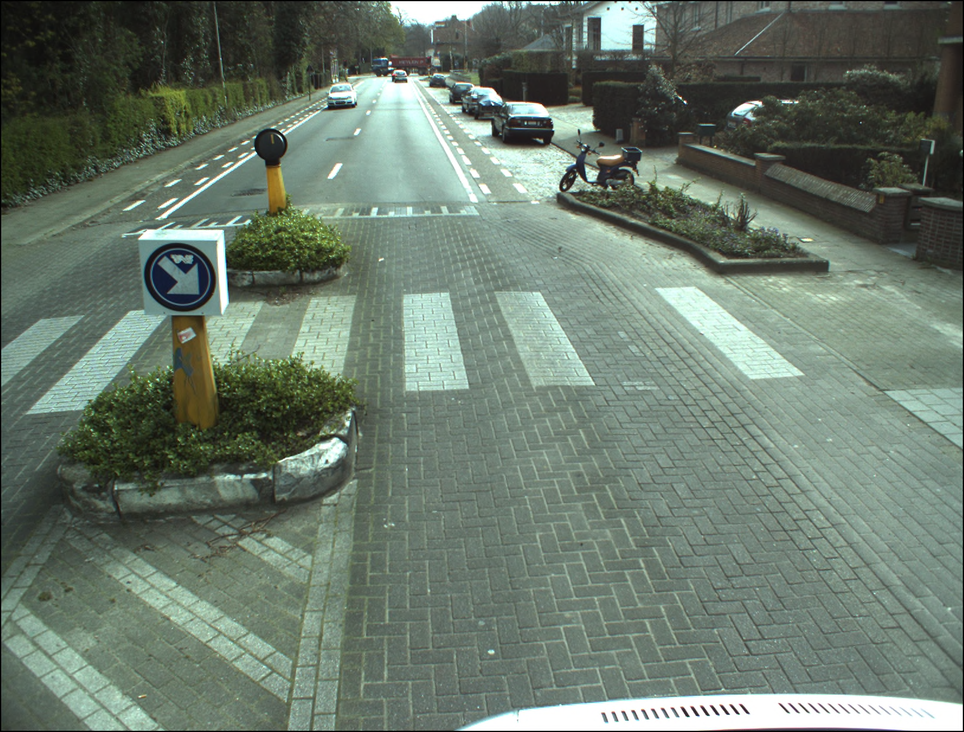
#> input picture 00/image.000351.jp2, 964 x 732 px, shrunk from 1628 x 1236 before the run
$ python -i contours.py   (imports and definitions only)
#> lines starting #> are read from the running program, lines starting #| are printed output that depends on the picture
#> further down, picture is the input picture: shape (732, 964, 3); mean B, G, R 108.1, 121.2, 106.5
import cv2
import imutils
import numpy as np

def edges(image) :

    gray = cv2.cvtColor(image, cv2.COLOR_BGR2GRAY)
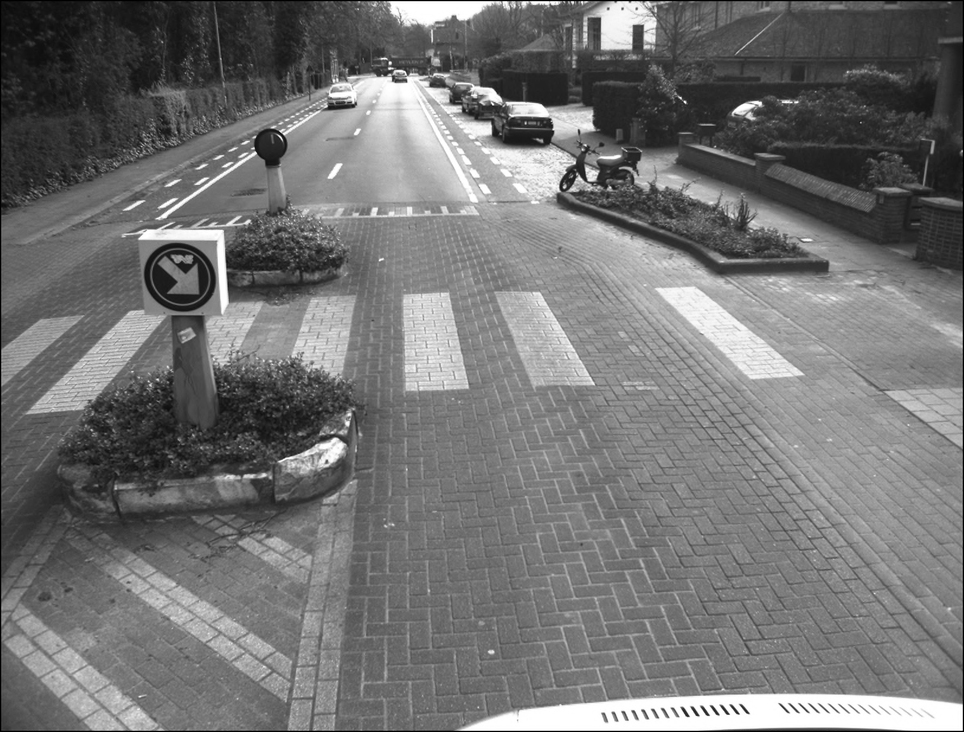
#> gray: shape (732, 964); min 0, max 255, mean 115.3
    bilateral_filtered_image = cv2.GaussianBlur(gray,(3,3),0)
    edge_detected_image = cv2.Canny(bilateral_filtered_image, 90, 170)
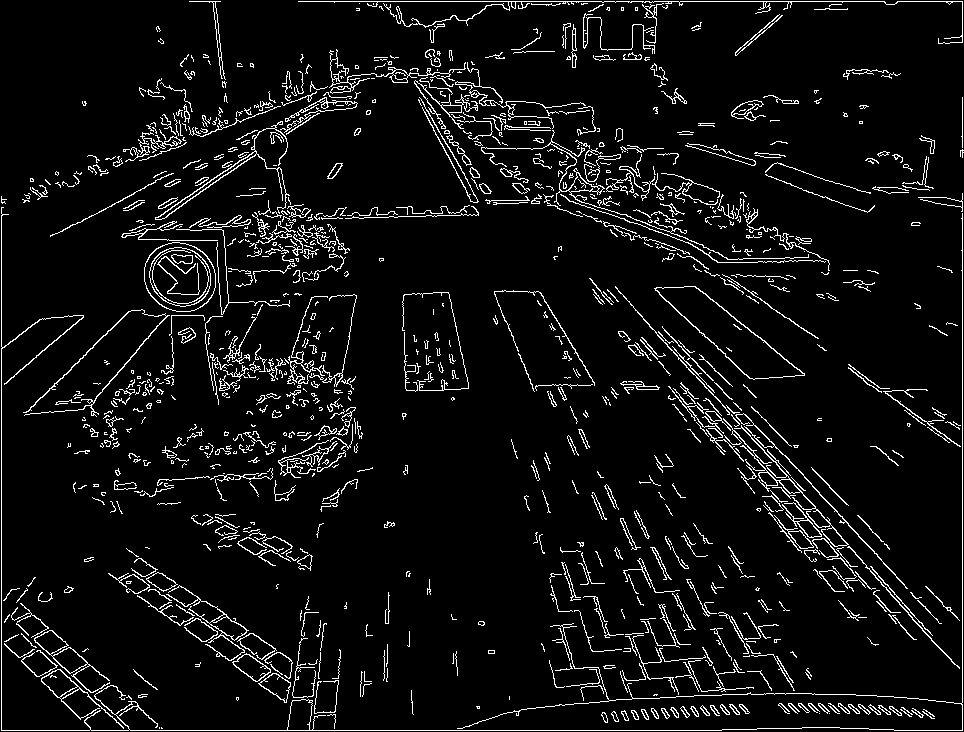
#> edge_detected_image: shape (732, 964); 6.3% white in thin lines or dots

    return edge_detected_image

#----------------------------------------------------------------------------------------------------------

def cont(image) :

    contours = cv2.findContours(image.copy(), cv2.RETR_TREE, cv2.CHAIN_APPROX_NONE)
    contours = imutils.grab_contours(contours)
    contours = sorted(contours, key=cv2.contourArea, reverse=True)[:20]

    return contours

def HSV(image) :

    hsv = cv2.cvtColor(image, cv2.COLOR_BGR2HSV)
    lower_sat = np.array([50, 50, 50]) # Minimum saturation and value thresholds
    upper_sat = np.array([255, 255, 255])
    mask = cv2.inRange(hsv, lower_sat, upper_sat)

    return mask

def parameters(contour) :

    length = cv2.arcLength(contour,True)
    approx = cv2.approxPolyDP(contour,0.01*length, True)
    # Check for regularity of sides
    area = cv2.contourArea(contour)
    perimeter = cv2.arcLength(contour, True)
    circularity = 4 * np.pi * area / perimeter ** 2

    return length, approx, area, perimeter, circularity

>>> import cv2
>>> picture = cv2.imread('00/image.000351.jp2')
>>> result = edges(picture)

$ run again, on 00/image.000707.jp2
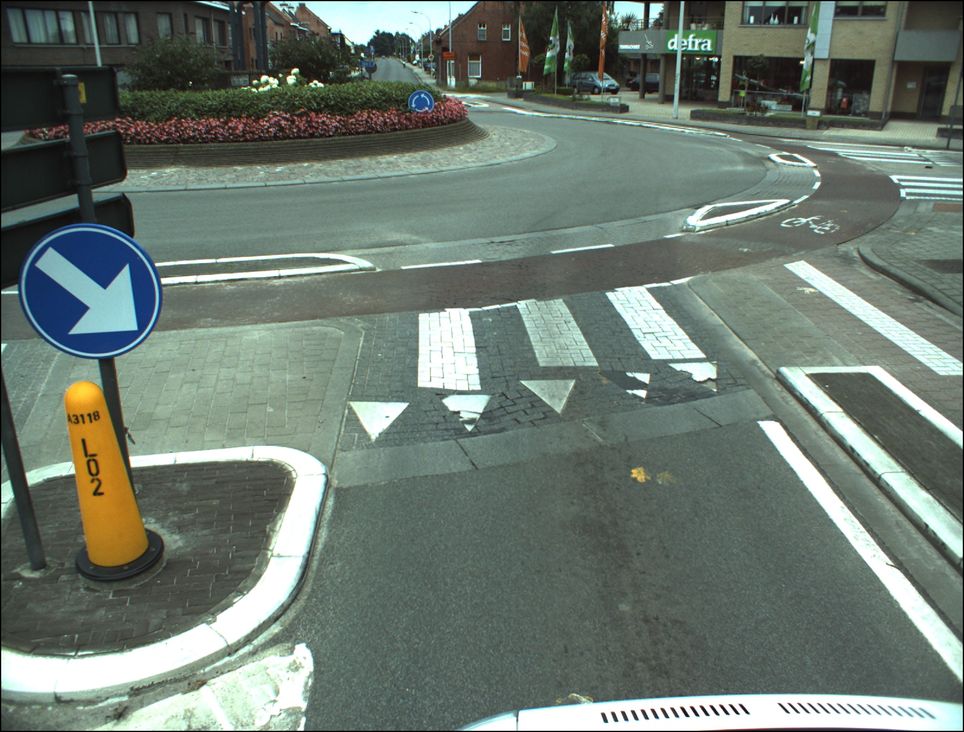
#> input picture 00/image.000707.jp2, 964 x 732 px, shrunk from 1628 x 1236 before the run
#> picture is the input picture: shape (732, 964, 3); mean B, G, R 112.4, 121.5, 108.7
#> in edges, `gray = cv2.cvtColor(image, cv2.COLOR_BGR2GRAY)`:
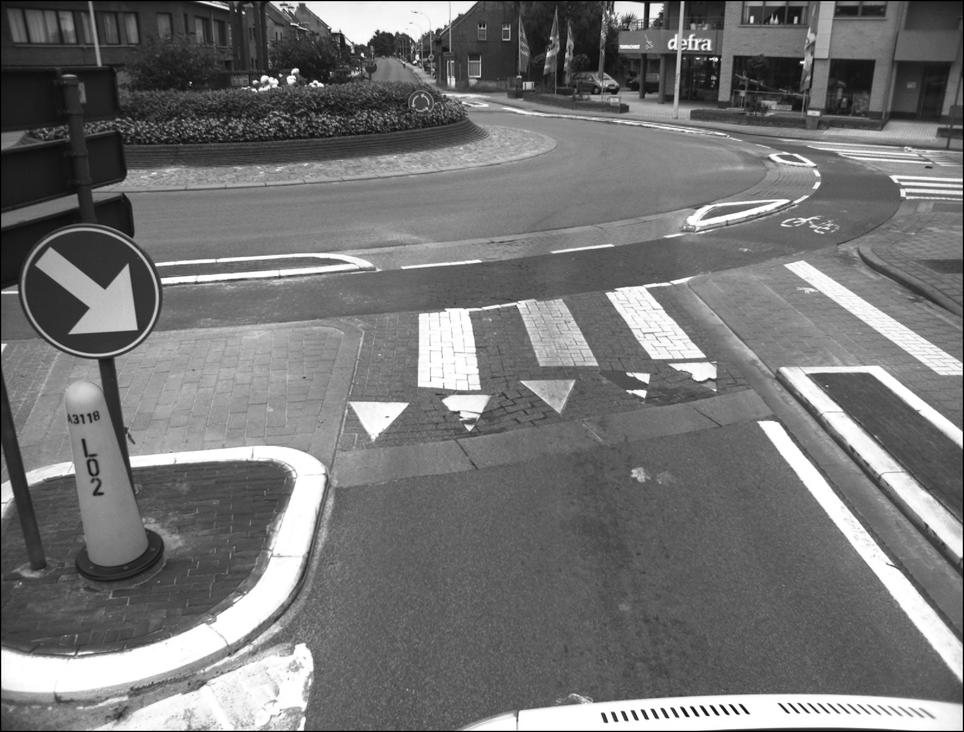
#> gray: shape (732, 964); min 0, max 255, mean 116.6
#> in edges, `edge_detected_image = cv2.Canny(bilateral_filtered_image, 90, 170)`:
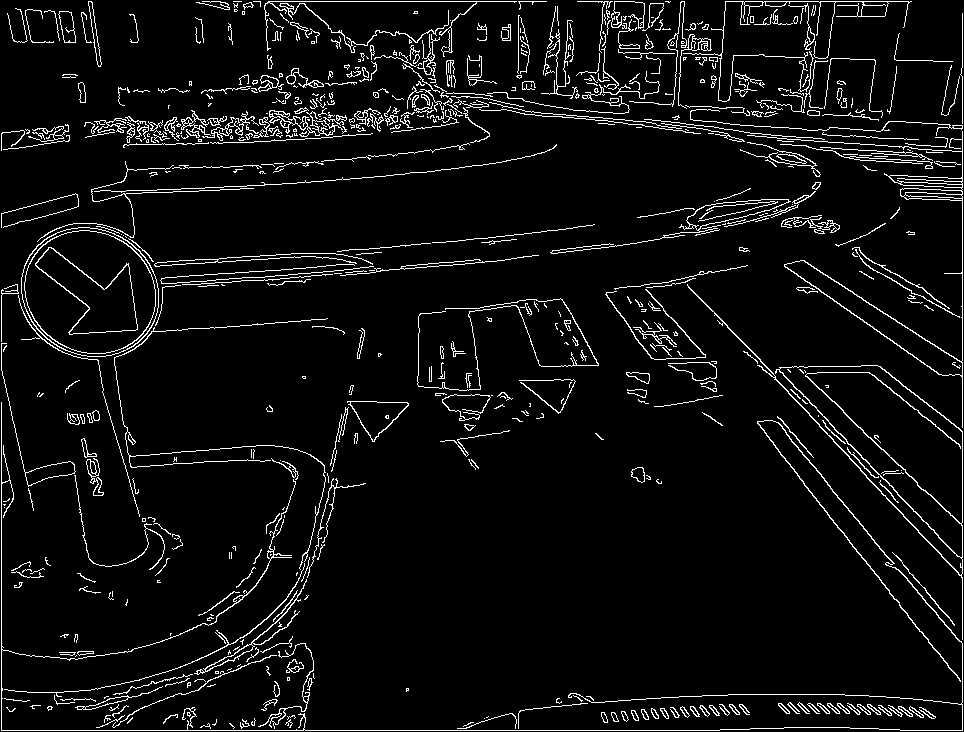
#> edge_detected_image: shape (732, 964); 5.7% white in thin lines or dots

$ run again, on 00/image.001147.jp2
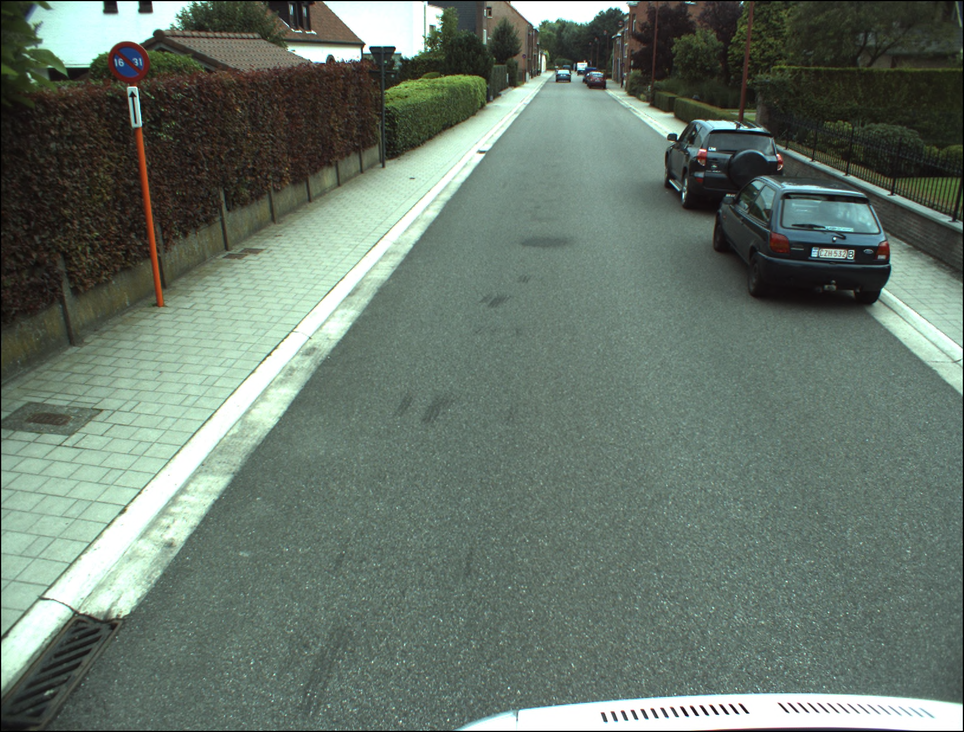
#> input picture 00/image.001147.jp2, 964 x 732 px, shrunk from 1628 x 1236 before the run
#> picture is the input picture: shape (732, 964, 3); mean B, G, R 107, 118, 103.5
#> in edges, `gray = cv2.cvtColor(image, cv2.COLOR_BGR2GRAY)`:
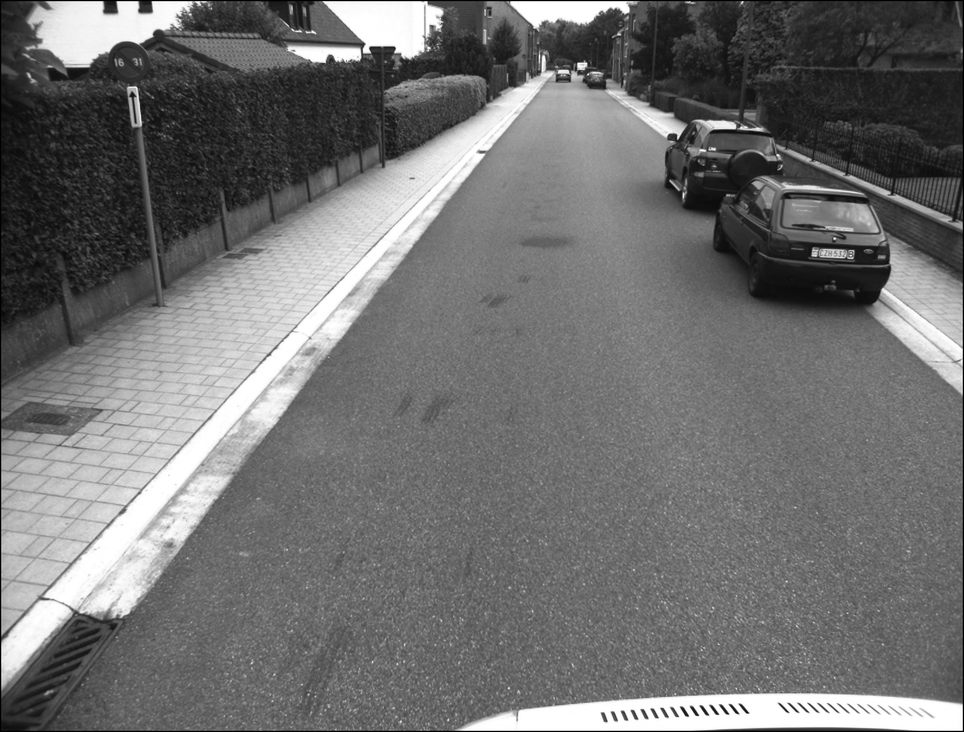
#> gray: shape (732, 964); min 0, max 255, mean 112.4
#> in edges, `edge_detected_image = cv2.Canny(bilateral_filtered_image, 90, 170)`:
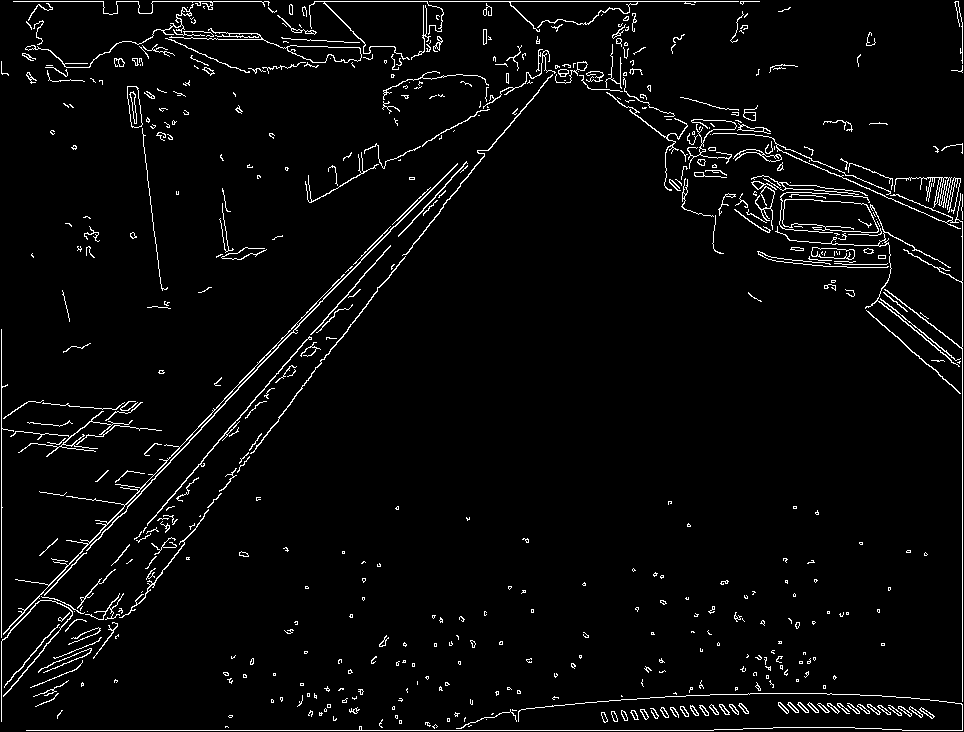
#> edge_detected_image: shape (732, 964); 3.6% white in thin lines or dots

$ run again, on 00/image.001151.jp2
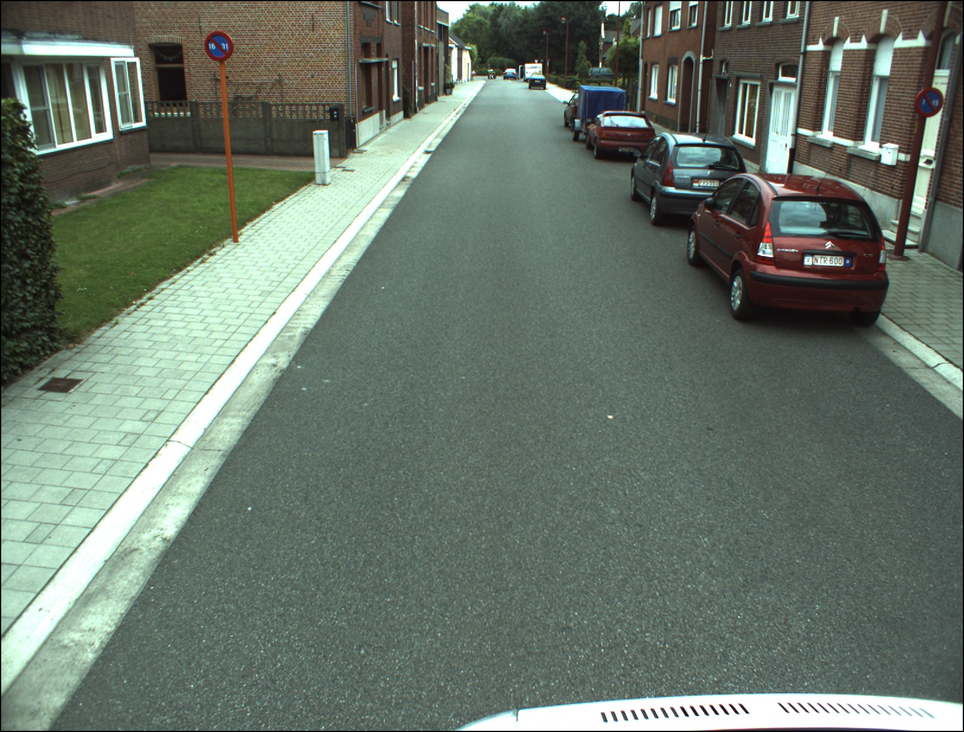
#> input picture 00/image.001151.jp2, 964 x 732 px, shrunk from 1628 x 1236 before the run
#> picture is the input picture: shape (732, 964, 3); mean B, G, R 106.2, 117.9, 104.6
#> in edges, `gray = cv2.cvtColor(image, cv2.COLOR_BGR2GRAY)`:
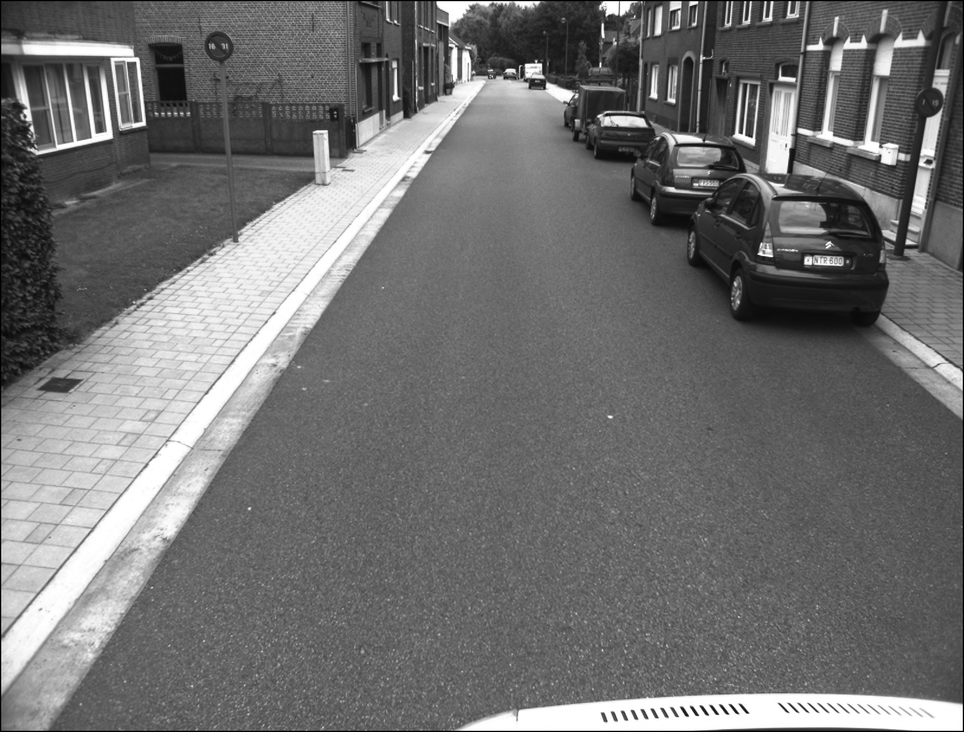
#> gray: shape (732, 964); min 0, max 255, mean 112.6
#> in edges, `edge_detected_image = cv2.Canny(bilateral_filtered_image, 90, 170)`:
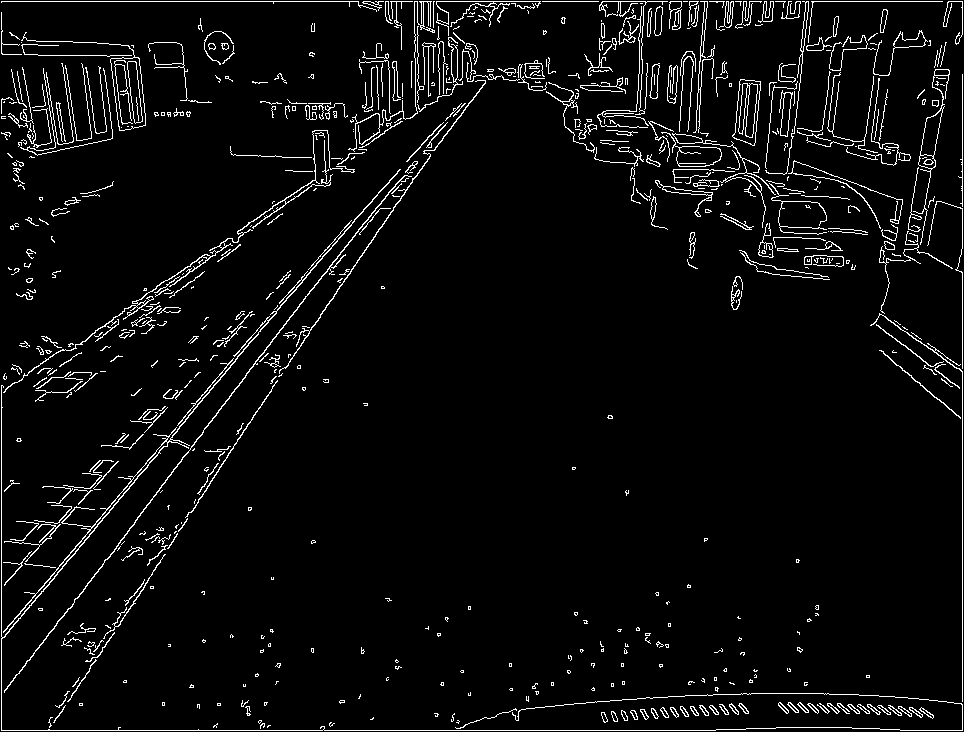
#> edge_detected_image: shape (732, 964); 4.6% white in thin lines or dots
